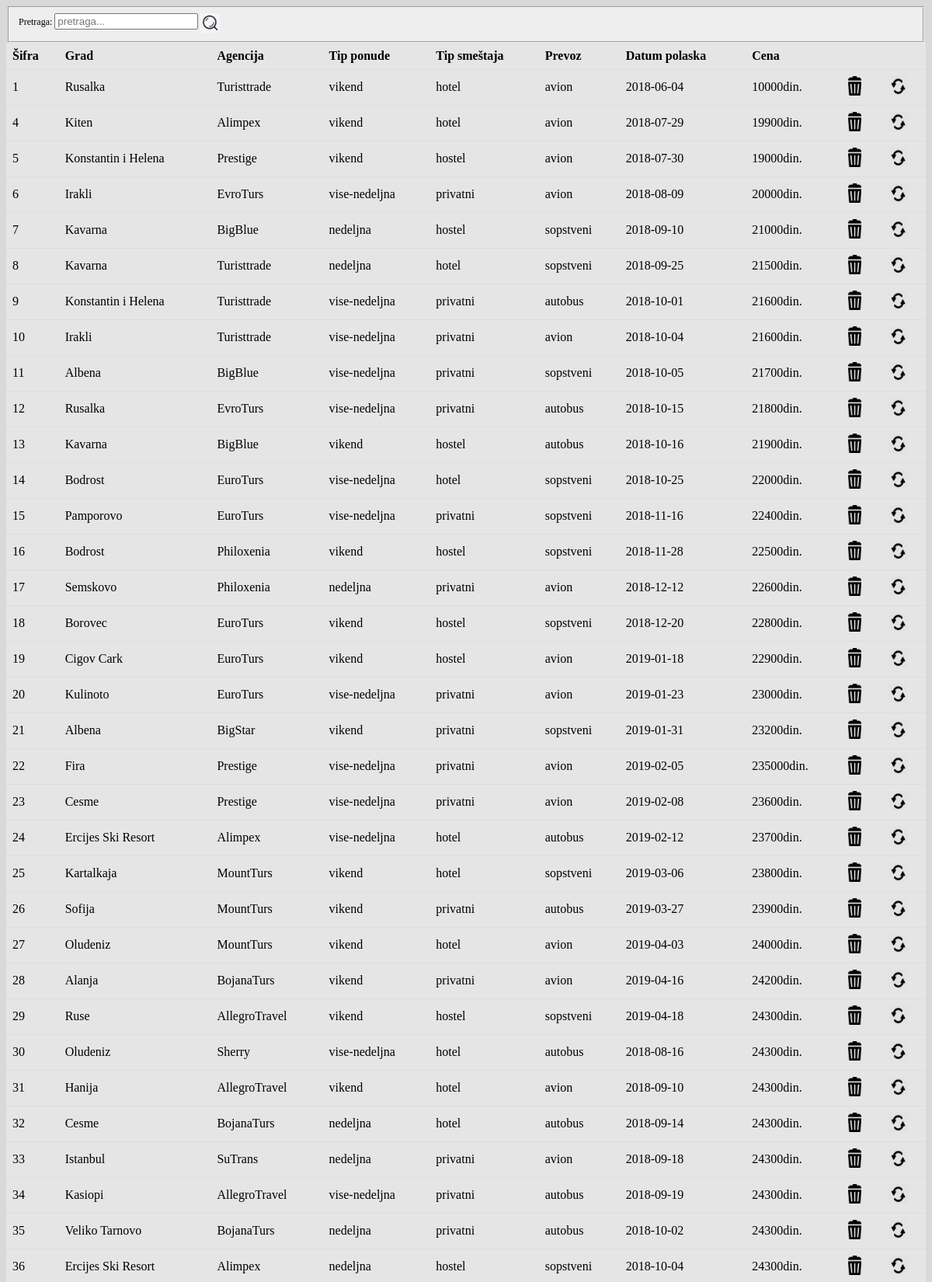
The app's page /dodaj-brisi-aranzmani.php (signed in, upper part) with its own data.
### tables this page shows
CREATE TABLE `aranzman` (
  `id` int(11) NOT NULL,
  `ponude` varchar(16) NOT NULL,
  `agencija` varchar(20) NOT NULL,
  `grad` varchar(32) NOT NULL,
  `tip_smestaja` varchar(16) NOT NULL,
  `prevoz` varchar(16) NOT NULL,
  `datum_polaska` date NOT NULL,
  `komentar` varchar(32) DEFAULT NULL,
  `cena` float NOT NULL
);

### php/profil-admin.php (the view, shortened to what this page needs)
<?php
class profil_admin {
    private $dbh;
    function __construct() {
        try {
            $this->dbh=new PDO("mysql:host=".self::host_name.";dbname=".self::db_name, self::user, self::pass);
        } catch (PDOException $e) {
            echo "Greška!";
            echo $e->getMessage();
           }
        }
    public function stampajAranzmane($nazivKriterijuma=NULL){
        try{
            $sql="select id,ponude,agencija,grad,tip_smestaja,prevoz,datum_polaska,cena from aranzman";
            $pdo_izraz= $this->dbh->query($sql);
            $niz=$pdo_izraz->fetchAll(PDO::FETCH_ASSOC);
            echo "<table width=100% style='border-collapse:collapse; background-color:#e5e5e5;'>";
            echo "<tr><th style='padding:8px; text-align:left; border-bottom:1px solid #ddd;'>Šifra</th>";
            echo "<th style='padding:8px; text-align:left; border-bottom:1px solid #ddd;'>Grad</th>";
            echo "<th style='padding:8px; text-align:left; border-bottom:1px solid #ddd;'>Agencija</th>";
            echo "<th style='padding:8px; text-align:left; border-bottom:1px solid #ddd;'>Tip ponude</th>";
            echo "<th style='padding:8px; text-align:left; border-bottom:1px solid #ddd;'>Tip smeštaja</th>";
            echo "<th style='padding:8px; text-align:left; border-bottom:1px solid #ddd;'>Prevoz</th>";
            echo "<th style='padding:8px; text-align:left; border-bottom:1px solid #ddd;'>Datum polaska</th>";
            echo "<th style='padding:8px; text-align:left; border-bottom:1px solid #ddd;'>Cena</th>";
            echo "<th style='padding:8px; text-align:left; border-bottom:1px solid #ddd;' colspan='2'>&nbsp;</th></tr>";
                foreach ($niz as $korisnik){
                    echo "<tr><td style='padding:8px; text-align:left; border-bottom:1px solid #ddd;'>".$korisnik["id"]."</td>";
                    echo "<td style='padding:8px; text-align:left; border-bottom:1px solid #ddd;'>".$korisnik["grad"]."</td>";
                    echo "<td style='padding:8px; text-align:left; border-bottom:1px solid #ddd;'>".$korisnik["agencija"]."</td>";
                    echo "<td style='padding:8px; text-align:left; border-bottom:1px solid #ddd;'>".$korisnik["ponude"]."</td>";
                    echo "<td style='padding:8px; text-align:left; border-bottom:1px solid #ddd;'>".$korisnik["tip_smestaja"]."</td>";
                    echo "<td style='padding:8px; text-align:left; border-bottom:1px solid #ddd;'>".$korisnik["prevoz"]."</td>";
                    echo "<td style='padding:8px; text-align:left; border-bottom:1px solid #ddd;'>".$korisnik["datum_polaska"]."</td>";
                    echo "<td style='padding:8px; text-align:left; border-bottom:1px solid #ddd;'>".$korisnik["cena"]."din.</td>";
                    echo "<td style='padding:8px; text-align:left; border-bottom:1px solid #ddd;'><a href='brisi-aranzmane.php?id=".$korisnik['id']."' onclick='return brisi(this.id)'><img src='pictures/trashcan.png'"
                            ."width='25' height='25' alt='obrisi' title='briši'></a></td>";
                    echo "<td style='padding:8px; text-align:left; border-bottom:1px solid #ddd;'><a href='izmeni-aranzmane.php?id=".$korisnik['id']."'><img src='pictures/update.png' width='25'height='25' alt='izmeni' title='izmeni'></a></td></tr>";
                }
            echo "</table>";
        }
        catch (PDOException $e){
            echo "Greška!";
            echo $e->getMessage();
        }
    }
}

### strana0.css (style rules this page uses)
body { background-color: #d9d9d9; }

### records on screen
aranzman: id "1", grad "Rusalka", agencija "Turisttrade", ponude "vikend", tip_smestaja "hotel", prevoz "avion", datum_polaska "2018-06-04", cena "10000"
aranzman: id "4", grad "Kiten", agencija "Alimpex", ponude "vikend", tip_smestaja "hotel", prevoz "avion", datum_polaska "2018-07-29", cena "19900"
aranzman: id "5", grad "Konstantin i Helena", agencija "Prestige", ponude "vikend", tip_smestaja "hostel", prevoz "avion", datum_polaska "2018-07-30", cena "19000"
aranzman: id "6", grad "Irakli", agencija "EvroTurs", ponude "vise-nedeljna", tip_smestaja "privatni", prevoz "avion", datum_polaska "2018-08-09", cena "20000"
aranzman: id "7", grad "Kavarna", agencija "BigBlue", ponude "nedeljna", tip_smestaja "hostel", prevoz "sopstveni", datum_polaska "2018-09-10", cena "21000"
aranzman: id "8", grad "Kavarna", agencija "Turisttrade", ponude "nedeljna", tip_smestaja "hotel", prevoz "sopstveni", datum_polaska "2018-09-25", cena "21500"
aranzman: id "9", grad "Konstantin i Helena", agencija "Turisttrade", ponude "vise-nedeljna", tip_smestaja "privatni", prevoz "autobus", datum_polaska "2018-10-01", cena "21600"
aranzman: id "10", grad "Irakli", agencija "Turisttrade", ponude "vise-nedeljna", tip_smestaja "privatni", prevoz "avion", datum_polaska "2018-10-04", cena "21600"
aranzman: id "11", grad "Albena", agencija "BigBlue", ponude "vise-nedeljna", tip_smestaja "privatni", prevoz "sopstveni", datum_polaska "2018-10-05", cena "21700"
aranzman: id "12", grad "Rusalka", agencija "EvroTurs", ponude "vise-nedeljna", tip_smestaja "privatni", prevoz "autobus", datum_polaska "2018-10-15", cena "21800"
aranzman: id "13", grad "Kavarna", agencija "BigBlue", ponude "vikend", tip_smestaja "hostel", prevoz "autobus", datum_polaska "2018-10-16", cena "21900"
aranzman: id "14", grad "Bodrost", agencija "EuroTurs", ponude "vise-nedeljna", tip_smestaja "hotel", prevoz "sopstveni", datum_polaska "2018-10-25", cena "22000"
aranzman: id "15", grad "Pamporovo", agencija "EuroTurs", ponude "vise-nedeljna", tip_smestaja "privatni", prevoz "sopstveni", datum_polaska "2018-11-16", cena "22400"
aranzman: id "16", grad "Bodrost", agencija "Philoxenia", ponude "vikend", tip_smestaja "hostel", prevoz "sopstveni", datum_polaska "2018-11-28", cena "22500"
aranzman: id "17", grad "Semskovo", agencija "Philoxenia", ponude "nedeljna", tip_smestaja "privatni", prevoz "avion", datum_polaska "2018-12-12", cena "22600"
aranzman: id "18", grad "Borovec", agencija "EuroTurs", ponude "vikend", tip_smestaja "hostel", prevoz "sopstveni", datum_polaska "2018-12-20", cena "22800"
aranzman: id "19", grad "Cigov Cark", agencija "EuroTurs", ponude "vikend", tip_smestaja "hostel", prevoz "avion", datum_polaska "2019-01-18", cena "22900"
aranzman: id "20", grad "Kulinoto", agencija "EuroTurs", ponude "vise-nedeljna", tip_smestaja "privatni", prevoz "avion", datum_polaska "2019-01-23", cena "23000"
aranzman: id "21", grad "Albena", agencija "BigStar", ponude "vikend", tip_smestaja "privatni", prevoz "sopstveni", datum_polaska "2019-01-31", cena "23200"
aranzman: id "22", grad "Fira", agencija "Prestige", ponude "vise-nedeljna", tip_smestaja "privatni", prevoz "avion", datum_polaska "2019-02-05", cena "235000"
aranzman: id "23", grad "Cesme", agencija "Prestige", ponude "vise-nedeljna", tip_smestaja "privatni", prevoz "avion", datum_polaska "2019-02-08", cena "23600"
aranzman: id "24", grad "Ercijes Ski Resort", agencija "Alimpex", ponude "vise-nedeljna", tip_smestaja "hotel", prevoz "autobus", datum_polaska "2019-02-12", cena "23700"
aranzman: id "25", grad "Kartalkaja", agencija "MountTurs", ponude "vikend", tip_smestaja "hotel", prevoz "sopstveni", datum_polaska "2019-03-06", cena "23800"
aranzman: id "26", grad "Sofija", agencija "MountTurs", ponude "vikend", tip_smestaja "privatni", prevoz "autobus", datum_polaska "2019-03-27", cena "23900"
aranzman: id "27", grad "Oludeniz", agencija "MountTurs", ponude "vikend", tip_smestaja "hotel", prevoz "avion", datum_polaska "2019-04-03", cena "24000"
aranzman: id "28", grad "Alanja", agencija "BojanaTurs", ponude "vikend", tip_smestaja "privatni", prevoz "avion", datum_polaska "2019-04-16", cena "24200"
aranzman: id "29", grad "Ruse", agencija "AllegroTravel", ponude "vikend", tip_smestaja "hostel", prevoz "sopstveni", datum_polaska "2019-04-18", cena "24300"
aranzman: id "30", grad "Oludeniz", agencija "Sherry", ponude "vise-nedeljna", tip_smestaja "hotel", prevoz "autobus", datum_polaska "2018-08-16", cena "24300"
aranzman: id "31", grad "Hanija", agencija "AllegroTravel", ponude "vikend", tip_smestaja "hotel", prevoz "avion", datum_polaska "2018-09-10", cena "24300"
aranzman: id "32", grad "Cesme", agencija "BojanaTurs", ponude "nedeljna", tip_smestaja "hotel", prevoz "autobus", datum_polaska "2018-09-14", cena "24300"
aranzman: id "33", grad "Istanbul", agencija "SuTrans", ponude "nedeljna", tip_smestaja "privatni", prevoz "avion", datum_polaska "2018-09-18", cena "24300"
aranzman: id "34", grad "Kasiopi", agencija "AllegroTravel", ponude "vise-nedeljna", tip_smestaja "privatni", prevoz "autobus", datum_polaska "2018-09-19", cena "24300"
aranzman: id "35", grad "Veliko Tarnovo", agencija "BojanaTurs", ponude "nedeljna", tip_smestaja "privatni", prevoz "autobus", datum_polaska "2018-10-02", cena "24300"
aranzman: id "36", grad "Ercijes Ski Resort", agencija "Alimpex", ponude "nedeljna", tip_smestaja "hostel", prevoz "sopstveni", datum_polaska "2018-10-04", cena "24300"
